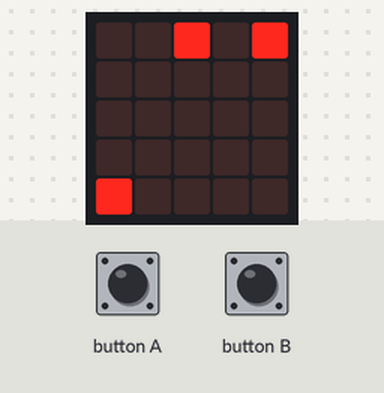
A program run on a simulated BBC micro:bit (MakeCode). Parts: the board's 5×5 LED display. Inputs (shaded band) come from the test bench. Random numbers come from a fixed seed; the run ends where the board's game-over animation would start. At 5.8 s the program stops and its outputs stay as they are.

Above: at 0.82 s.
1.3 s: button B pressed for 0.15 s
At 1.49 s:
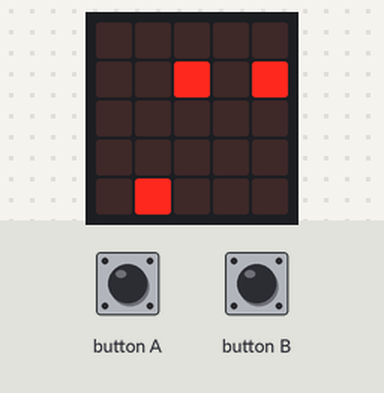
2.0 s: button A pressed for 0.15 s
At 2.56 s:
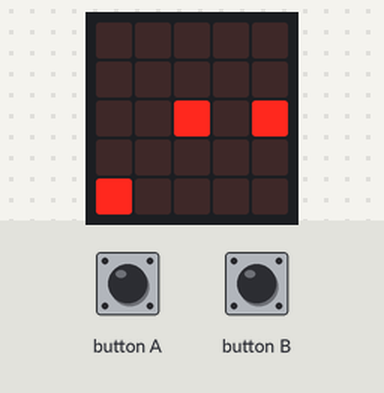
At 6.1 s:
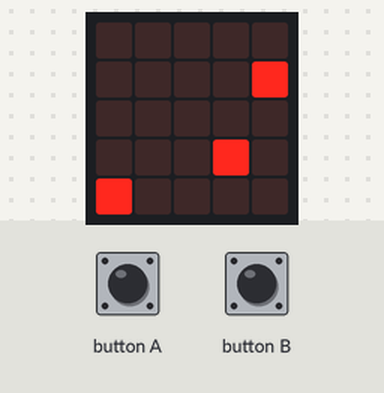
Timing chart, 0 to 7.3 s (numbered marks = the images above; inputs shaded):
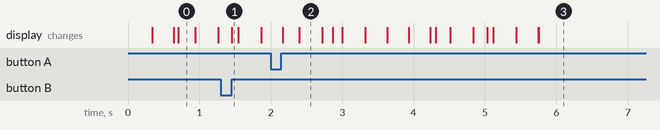

The program:

main.ts
```typescript
input.onButtonPressed(Button.B, function () {
    if (frog.get(LedSpriteProperty.X) == 4) {
        game.addScore(1)
        frog.set(LedSpriteProperty.X, 0)
    } else {
        frog.change(LedSpriteProperty.X, 1)
        if (frog.isTouching(cars[frog.get(LedSpriteProperty.X)])) {
            game.gameOver()
        }
    }
})
input.onButtonPressed(Button.A, function () {
    frog.change(LedSpriteProperty.X, -1)
    if (frog.isTouching(cars[frog.get(LedSpriteProperty.X)])) {
        game.gameOver()
    }
})
let currentCar: game.LedSprite = null
let cars: game.LedSprite[] = []
let frog: game.LedSprite = null
frog = game.createSprite(0, 4)
frog.set(LedSpriteProperty.Blink, 300)
cars = [game.createSprite(0, 0), game.createSprite(1, 0), game.createSprite(2, 0), game.createSprite(3, 0), game.createSprite(4, 0)]
for (let car of cars) {
    car.set(LedSpriteProperty.Brightness, 0)
    car.delete()
}
basic.forever(function () {
    basic.pause(700)
    for (let Index = 0; Index <= 4; Index++) {
        currentCar = cars[Index]
        if (currentCar.get(LedSpriteProperty.Y) == 4) {
            currentCar.set(LedSpriteProperty.Brightness, 0)
            currentCar.delete()
        }
        if (currentCar.get(LedSpriteProperty.Brightness) == 0 && Math.randomRange(0, 5) == 0) {
            currentCar = game.createSprite(Index, 0)
            currentCar.turn(Direction.Right, 90)
            cars[Index] = currentCar
        } else {
            if (currentCar.get(LedSpriteProperty.Brightness) > 0) {
                currentCar.move(1)
            }
        }
        if (currentCar.isTouching(frog)) {
            game.gameOver()
        }
    }
})
```

test.ts
```typescript
// Hier kann man Tests durchführen; diese Datei wird nicht kompiliert, wenn dieses Paket als Erweiterung verwendet wird.
```
